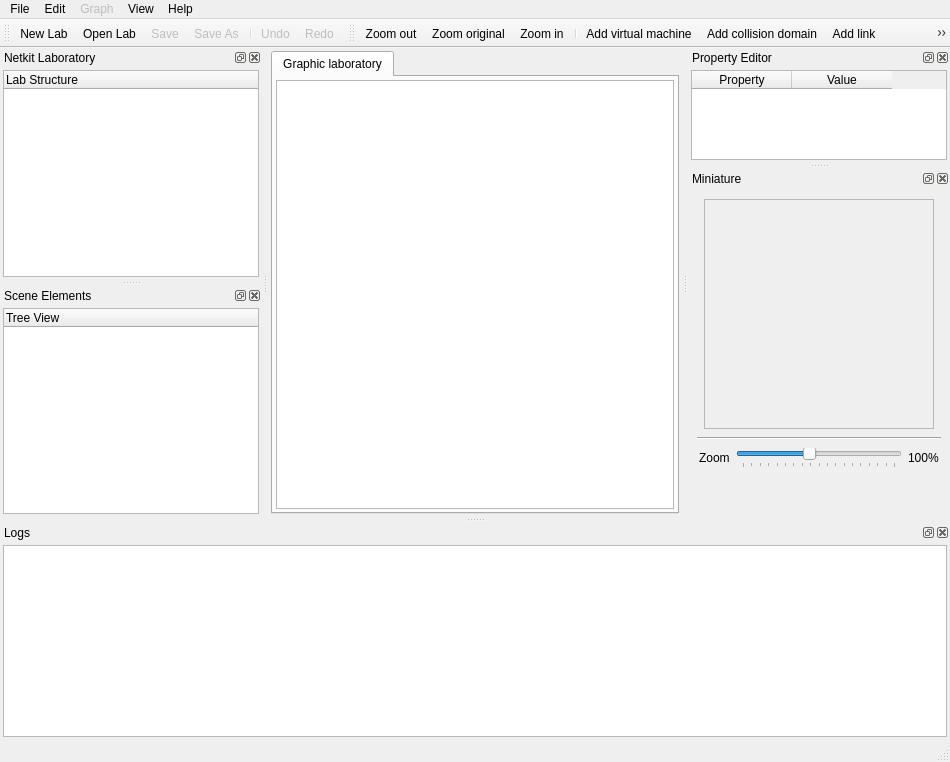
<ui version="4.0" >
 <class>NetkitMainWindow</class>
 <widget class="QMainWindow" name="NetkitMainWindow" >
  <property name="geometry" >
   <rect>
    <x>0</x>
    <y>0</y>
    <width>950</width>
    <height>762</height>
   </rect>
  </property>
  <property name="windowTitle" >
   <string>Visual Netkit</string>
  </property>
  <property name="windowIcon" >
   <iconset resource="../resources/VisualNetkit.qrc" >
    <normaloff>:/big/visualnetkit</normaloff>:/big/visualnetkit</iconset>
  </property>
  <property name="dockOptions" >
   <set>QMainWindow::AllowTabbedDocks|QMainWindow::AnimatedDocks|QMainWindow::VerticalTabs</set>
  </property>
  <widget class="QWidget" name="centralwidget" >
   <property name="geometry" >
    <rect>
     <x>268</x>
     <y>68</y>
     <width>414</width>
     <height>449</height>
    </rect>
   </property>
   <layout class="QVBoxLayout" >
    <property name="spacing" >
     <number>3</number>
    </property>
    <property name="margin" >
     <number>3</number>
    </property>
    <item>
     <widget class="TabWidget" name="centralTabWidget" >
      <property name="currentIndex" >
       <number>0</number>
      </property>
      <widget class="QWidget" name="tabGraphic" >
       <property name="geometry" >
        <rect>
         <x>0</x>
         <y>0</y>
         <width>404</width>
         <height>416</height>
        </rect>
       </property>
       <attribute name="title" >
        <string>Graphic laboratory</string>
       </attribute>
       <layout class="QVBoxLayout" >
        <property name="spacing" >
         <number>0</number>
        </property>
        <property name="margin" >
         <number>3</number>
        </property>
        <item>
         <widget class="GraphicsView" name="graphicsView" />
        </item>
       </layout>
      </widget>
     </widget>
    </item>
   </layout>
  </widget>
  <widget class="QMenuBar" name="menubar" >
   <property name="geometry" >
    <rect>
     <x>0</x>
     <y>0</y>
     <width>950</width>
     <height>29</height>
    </rect>
   </property>
   <widget class="QMenu" name="menuFile" >
    <property name="title" >
     <string>File</string>
    </property>
    <widget class="QMenu" name="menuHistory" >
     <property name="title" >
      <string>Recent Labs</string>
     </property>
     <addaction name="separator" />
    </widget>
    <addaction name="actionNewLab" />
    <addaction name="actionOpenLab" />
    <addaction name="menuHistory" />
    <addaction name="separator" />
    <addaction name="actionSave" />
    <addaction name="actionSaveAs" />
    <addaction name="separator" />
    <addaction name="actionCloseLab" />
    <addaction name="separator" />
    <addaction name="actionQuit" />
   </widget>
   <widget class="QMenu" name="menuEdit" >
    <property name="title" >
     <string>Edit</string>
    </property>
    <widget class="QMenu" name="menuWindow" >
     <property name="title" >
      <string>Window</string>
     </property>
     <addaction name="actionFullScreenMode" />
    </widget>
    <addaction name="actionUndo" />
    <addaction name="actionRedo" />
    <addaction name="separator" />
    <addaction name="menuWindow" />
   </widget>
   <widget class="QMenu" name="menuGraph" >
    <property name="enabled" >
     <bool>false</bool>
    </property>
    <property name="title" >
     <string>Graph</string>
    </property>
    <widget class="QMenu" name="menuZoom" >
     <property name="enabled" >
      <bool>false</bool>
     </property>
     <property name="title" >
      <string>Zoom</string>
     </property>
     <addaction name="actionZoomIn" />
     <addaction name="actionZoomOut" />
     <addaction name="actionZoomOriginal" />
    </widget>
    <widget class="QMenu" name="menuExportAs" >
     <property name="title" >
      <string>Export as...</string>
     </property>
     <addaction name="actionSVGImage" />
     <addaction name="actionPDFImage" />
     <addaction name="actionPNGImage" />
    </widget>
    <widget class="QMenu" name="menuSize" >
     <property name="title" >
      <string>Scene size</string>
     </property>
     <addaction name="actionSmall" />
     <addaction name="actionNormal" />
     <addaction name="actionBig" />
     <addaction name="actionHuge" />
    </widget>
    <addaction name="menuZoom" />
    <addaction name="menuSize" />
    <addaction name="separator" />
    <addaction name="actionAddVirtualMachine" />
    <addaction name="actionAddCollisionDomain" />
    <addaction name="actionAddLink" />
    <addaction name="actionAddArea" />
    <addaction name="actionManageGraph" />
    <addaction name="actionSelectionTool" />
    <addaction name="separator" />
    <addaction name="menuExportAs" />
   </widget>
   <widget class="QMenu" name="menuHelp" >
    <property name="title" >
     <string>Help</string>
    </property>
    <addaction name="actionAboutVisualNetkit" />
   </widget>
   <widget class="QMenu" name="menuView" >
    <property name="title" >
     <string>View</string>
    </property>
   </widget>
   <addaction name="menuFile" />
   <addaction name="menuEdit" />
   <addaction name="menuGraph" />
   <addaction name="menuView" />
   <addaction name="menuHelp" />
  </widget>
  <widget class="QStatusBar" name="statusbar" >
   <property name="geometry" >
    <rect>
     <x>0</x>
     <y>740</y>
     <width>950</width>
     <height>22</height>
    </rect>
   </property>
  </widget>
  <widget class="QToolBar" name="toolBarGeneralActions" >
   <property name="geometry" >
    <rect>
     <x>0</x>
     <y>29</y>
     <width>228</width>
     <height>39</height>
    </rect>
   </property>
   <property name="windowTitle" >
    <string>General Toolbar</string>
   </property>
   <attribute name="toolBarArea" >
    <enum>TopToolBarArea</enum>
   </attribute>
   <attribute name="toolBarBreak" >
    <bool>false</bool>
   </attribute>
   <addaction name="actionNewLab" />
   <addaction name="actionOpenLab" />
   <addaction name="actionSave" />
   <addaction name="actionSaveAs" />
   <addaction name="separator" />
   <addaction name="actionUndo" />
   <addaction name="actionRedo" />
  </widget>
  <widget class="QDockWidget" name="dockLab" >
   <property name="geometry" >
    <rect>
     <x>0</x>
     <y>68</y>
     <width>262</width>
     <height>222</height>
    </rect>
   </property>
   <property name="floating" >
    <bool>false</bool>
   </property>
   <property name="features" >
    <set>QDockWidget::AllDockWidgetFeatures</set>
   </property>
   <property name="allowedAreas" >
    <set>Qt::AllDockWidgetAreas</set>
   </property>
   <property name="windowTitle" >
    <string>Netkit Laboratory</string>
   </property>
   <attribute name="dockWidgetArea" >
    <number>1</number>
   </attribute>
   <widget class="QWidget" name="dockWidgetContents" >
    <property name="geometry" >
     <rect>
      <x>0</x>
      <y>20</y>
      <width>262</width>
      <height>202</height>
     </rect>
    </property>
    <layout class="QVBoxLayout" >
     <property name="margin" >
      <number>3</number>
     </property>
     <item>
      <widget class="QTreeWidget" name="labTree" >
       <property name="frameShape" >
        <enum>QFrame::StyledPanel</enum>
       </property>
       <property name="frameShadow" >
        <enum>QFrame::Sunken</enum>
       </property>
       <property name="columnCount" >
        <number>1</number>
       </property>
       <column>
        <property name="text" >
         <string>Lab Structure</string>
        </property>
       </column>
      </widget>
     </item>
    </layout>
   </widget>
  </widget>
  <widget class="QDockWidget" name="dockProperty" >
   <property name="geometry" >
    <rect>
     <x>688</x>
     <y>68</y>
     <width>262</width>
     <height>120</height>
    </rect>
   </property>
   <property name="allowedAreas" >
    <set>Qt::AllDockWidgetAreas</set>
   </property>
   <property name="windowTitle" >
    <string>Property Editor</string>
   </property>
   <attribute name="dockWidgetArea" >
    <number>2</number>
   </attribute>
   <widget class="QWidget" name="dockWidgetContents_4" >
    <property name="geometry" >
     <rect>
      <x>0</x>
      <y>20</y>
      <width>262</width>
      <height>100</height>
     </rect>
    </property>
    <layout class="QVBoxLayout" >
     <property name="margin" >
      <number>3</number>
     </property>
     <item>
      <widget class="QTableWidget" name="propertyTable" >
       <property name="alternatingRowColors" >
        <bool>true</bool>
       </property>
       <property name="showGrid" >
        <bool>true</bool>
       </property>
       <property name="wordWrap" >
        <bool>false</bool>
       </property>
       <column>
        <property name="text" >
         <string>Property</string>
        </property>
       </column>
       <column>
        <property name="text" >
         <string>Value</string>
        </property>
       </column>
      </widget>
     </item>
    </layout>
   </widget>
  </widget>
  <widget class="QDockWidget" name="dockMiniature" >
   <property name="geometry" >
    <rect>
     <x>688</x>
     <y>194</y>
     <width>262</width>
     <height>323</height>
    </rect>
   </property>
   <property name="sizePolicy" >
    <sizepolicy vsizetype="Fixed" hsizetype="Preferred" >
     <horstretch>0</horstretch>
     <verstretch>0</verstretch>
    </sizepolicy>
   </property>
   <property name="maximumSize" >
    <size>
     <width>16777215</width>
     <height>16777215</height>
    </size>
   </property>
   <property name="windowTitle" >
    <string>Miniature</string>
   </property>
   <attribute name="dockWidgetArea" >
    <number>2</number>
   </attribute>
   <widget class="QWidget" name="dockWidgetContents_6" >
    <property name="geometry" >
     <rect>
      <x>0</x>
      <y>20</y>
      <width>262</width>
      <height>303</height>
     </rect>
    </property>
    <layout class="QVBoxLayout" >
     <item>
      <layout class="QHBoxLayout" >
       <property name="margin" >
        <number>2</number>
       </property>
       <item>
        <widget class="QGraphicsView" name="labMiniature" >
         <property name="enabled" >
          <bool>false</bool>
         </property>
         <property name="minimumSize" >
          <size>
           <width>230</width>
           <height>230</height>
          </size>
         </property>
         <property name="maximumSize" >
          <size>
           <width>230</width>
           <height>230</height>
          </size>
         </property>
        </widget>
       </item>
      </layout>
     </item>
     <item>
      <widget class="Line" name="line" >
       <property name="orientation" >
        <enum>Qt::Horizontal</enum>
       </property>
      </widget>
     </item>
     <item>
      <layout class="QHBoxLayout" >
       <property name="leftMargin" >
        <number>2</number>
       </property>
       <property name="topMargin" >
        <number>2</number>
       </property>
       <property name="rightMargin" >
        <number>2</number>
       </property>
       <property name="bottomMargin" >
        <number>0</number>
       </property>
       <item>
        <widget class="QLabel" name="label" >
         <property name="text" >
          <string>Zoom</string>
         </property>
        </widget>
       </item>
       <item>
        <widget class="QSlider" name="zoomSlider" >
         <property name="minimum" >
          <number>20</number>
         </property>
         <property name="maximum" >
          <number>200</number>
         </property>
         <property name="singleStep" >
          <number>10</number>
         </property>
         <property name="value" >
          <number>99</number>
         </property>
         <property name="orientation" >
          <enum>Qt::Horizontal</enum>
         </property>
         <property name="tickPosition" >
          <enum>QSlider::TicksBelow</enum>
         </property>
         <property name="tickInterval" >
          <number>10</number>
         </property>
        </widget>
       </item>
       <item>
        <widget class="QLabel" name="zoomLabel" >
         <property name="text" >
          <string>100%</string>
         </property>
        </widget>
       </item>
      </layout>
     </item>
     <item>
      <spacer name="verticalSpacer" >
       <property name="orientation" >
        <enum>Qt::Vertical</enum>
       </property>
       <property name="sizeHint" stdset="0" >
        <size>
         <width>20</width>
         <height>40</height>
        </size>
       </property>
      </spacer>
     </item>
    </layout>
   </widget>
  </widget>
  <widget class="QDockWidget" name="dockTreeView" >
   <property name="geometry" >
    <rect>
     <x>0</x>
     <y>296</y>
     <width>262</width>
     <height>221</height>
    </rect>
   </property>
   <property name="windowTitle" >
    <string>Scene Elements</string>
   </property>
   <attribute name="dockWidgetArea" >
    <number>1</number>
   </attribute>
   <widget class="QWidget" name="dockWidgetContents_2" >
    <property name="geometry" >
     <rect>
      <x>0</x>
      <y>20</y>
      <width>262</width>
      <height>201</height>
     </rect>
    </property>
    <layout class="QVBoxLayout" >
     <property name="margin" >
      <number>3</number>
     </property>
     <item>
      <widget class="QTreeWidget" name="sceneTree" >
       <property name="iconSize" >
        <size>
         <width>32</width>
         <height>32</height>
        </size>
       </property>
       <property name="columnCount" >
        <number>1</number>
       </property>
       <column>
        <property name="text" >
         <string>Tree View</string>
        </property>
       </column>
      </widget>
     </item>
    </layout>
   </widget>
  </widget>
  <widget class="QDockWidget" name="dockLog" >
   <property name="geometry" >
    <rect>
     <x>0</x>
     <y>523</y>
     <width>950</width>
     <height>217</height>
    </rect>
   </property>
   <property name="floating" >
    <bool>false</bool>
   </property>
   <property name="windowTitle" >
    <string>Logs</string>
   </property>
   <attribute name="dockWidgetArea" >
    <number>8</number>
   </attribute>
   <widget class="QWidget" name="dockWidgetContents_3" >
    <property name="geometry" >
     <rect>
      <x>0</x>
      <y>20</y>
      <width>950</width>
      <height>197</height>
     </rect>
    </property>
    <layout class="QVBoxLayout" >
     <property name="margin" >
      <number>3</number>
     </property>
     <item>
      <widget class="QTextEdit" name="logText" >
       <property name="cursor" stdset="0" >
        <cursorShape>ArrowCursor</cursorShape>
       </property>
       <property name="mouseTracking" >
        <bool>false</bool>
       </property>
       <property name="contextMenuPolicy" >
        <enum>Qt::DefaultContextMenu</enum>
       </property>
       <property name="acceptDrops" >
        <bool>false</bool>
       </property>
       <property name="undoRedoEnabled" >
        <bool>false</bool>
       </property>
       <property name="readOnly" >
        <bool>true</bool>
       </property>
      </widget>
     </item>
    </layout>
   </widget>
  </widget>
  <widget class="QToolBar" name="toolBarDrawing" >
   <property name="enabled" >
    <bool>true</bool>
   </property>
   <property name="geometry" >
    <rect>
     <x>228</x>
     <y>29</y>
     <width>722</width>
     <height>39</height>
    </rect>
   </property>
   <property name="windowTitle" >
    <string>Drawing Toolbar</string>
   </property>
   <attribute name="toolBarArea" >
    <enum>TopToolBarArea</enum>
   </attribute>
   <attribute name="toolBarBreak" >
    <bool>false</bool>
   </attribute>
   <addaction name="actionZoomOut" />
   <addaction name="actionZoomOriginal" />
   <addaction name="actionZoomIn" />
   <addaction name="separator" />
   <addaction name="actionAddVirtualMachine" />
   <addaction name="actionAddCollisionDomain" />
   <addaction name="actionAddLink" />
   <addaction name="actionAddArea" />
   <addaction name="actionManageGraph" />
   <addaction name="actionSelectionTool" />
  </widget>
  <action name="actionNetkit_Lab" >
   <property name="checkable" >
    <bool>true</bool>
   </property>
   <property name="checked" >
    <bool>true</bool>
   </property>
   <property name="text" >
    <string>Netkit Lab</string>
   </property>
  </action>
  <action name="actionMiniature" >
   <property name="checkable" >
    <bool>true</bool>
   </property>
   <property name="checked" >
    <bool>true</bool>
   </property>
   <property name="text" >
    <string>Miniature</string>
   </property>
  </action>
  <action name="actionProperty_Editor" >
   <property name="checkable" >
    <bool>true</bool>
   </property>
   <property name="checked" >
    <bool>true</bool>
   </property>
   <property name="text" >
    <string>Property Editor</string>
   </property>
  </action>
  <action name="actionTree_View" >
   <property name="checkable" >
    <bool>true</bool>
   </property>
   <property name="checked" >
    <bool>true</bool>
   </property>
   <property name="text" >
    <string>Tree View</string>
   </property>
  </action>
  <action name="actionLog_Panel" >
   <property name="checkable" >
    <bool>true</bool>
   </property>
   <property name="text" >
    <string>Log Panel</string>
   </property>
  </action>
  <action name="actionAboutVisualNetkit" >
   <property name="text" >
    <string>About Visual Netkit</string>
   </property>
  </action>
  <action name="actionNewLab" >
   <property name="icon" >
    <iconset resource="../resources/VisualNetkit.qrc" >
     <normaloff>:/menu/new_icon</normaloff>:/menu/new_icon</iconset>
   </property>
   <property name="text" >
    <string>New Lab</string>
   </property>
   <property name="shortcut" >
    <string>Ctrl+N</string>
   </property>
  </action>
  <action name="actionOpenLab" >
   <property name="icon" >
    <iconset resource="../resources/VisualNetkit.qrc" >
     <normaloff>:/menu/open_icon</normaloff>:/menu/open_icon</iconset>
   </property>
   <property name="text" >
    <string>Open Lab</string>
   </property>
   <property name="shortcut" >
    <string>Ctrl+O</string>
   </property>
  </action>
  <action name="actionClearMenu" >
   <property name="text" >
    <string>Clear Menu</string>
   </property>
  </action>
  <action name="actionSave" >
   <property name="enabled" >
    <bool>false</bool>
   </property>
   <property name="icon" >
    <iconset resource="../resources/VisualNetkit.qrc" >
     <normaloff>:/menu/save_icon</normaloff>:/menu/save_icon</iconset>
   </property>
   <property name="text" >
    <string>Save</string>
   </property>
   <property name="shortcut" >
    <string>Ctrl+S</string>
   </property>
  </action>
  <action name="actionSaveAs" >
   <property name="enabled" >
    <bool>false</bool>
   </property>
   <property name="icon" >
    <iconset resource="../resources/VisualNetkit.qrc" >
     <normaloff>:/menu/save_as_icon</normaloff>:/menu/save_as_icon</iconset>
   </property>
   <property name="text" >
    <string>Save As...</string>
   </property>
  </action>
  <action name="actionCloseLab" >
   <property name="enabled" >
    <bool>false</bool>
   </property>
   <property name="icon" >
    <iconset resource="../resources/VisualNetkit.qrc" >
     <normaloff>:/menu/close_icon</normaloff>:/menu/close_icon</iconset>
   </property>
   <property name="text" >
    <string>Close Lab</string>
   </property>
   <property name="shortcut" >
    <string>Ctrl+W</string>
   </property>
  </action>
  <action name="actionQuit" >
   <property name="icon" >
    <iconset resource="../resources/VisualNetkit.qrc" >
     <normaloff>:/menu/quit_icon</normaloff>:/menu/quit_icon</iconset>
   </property>
   <property name="text" >
    <string>Quit</string>
   </property>
   <property name="shortcut" >
    <string>Ctrl+Q</string>
   </property>
   <property name="menuRole" >
    <enum>QAction::QuitRole</enum>
   </property>
  </action>
  <action name="actionUndo" >
   <property name="enabled" >
    <bool>false</bool>
   </property>
   <property name="icon" >
    <iconset resource="../resources/VisualNetkit.qrc" >
     <normaloff>:/menu/undo_icon</normaloff>:/menu/undo_icon</iconset>
   </property>
   <property name="text" >
    <string>Undo</string>
   </property>
   <property name="shortcut" >
    <string>Ctrl+Z</string>
   </property>
  </action>
  <action name="actionRedo" >
   <property name="enabled" >
    <bool>false</bool>
   </property>
   <property name="icon" >
    <iconset resource="../resources/VisualNetkit.qrc" >
     <normaloff>:/menu/redo_icon</normaloff>:/menu/redo_icon</iconset>
   </property>
   <property name="text" >
    <string>Redo</string>
   </property>
   <property name="shortcut" >
    <string>Ctrl+Shift+Z</string>
   </property>
  </action>
  <action name="actionZoomIn" >
   <property name="enabled" >
    <bool>true</bool>
   </property>
   <property name="icon" >
    <iconset resource="../resources/VisualNetkit.qrc" >
     <normaloff>:/menu/zoom_in_icon</normaloff>:/menu/zoom_in_icon</iconset>
   </property>
   <property name="text" >
    <string>Zoom in</string>
   </property>
   <property name="shortcut" >
    <string>Ctrl++</string>
   </property>
  </action>
  <action name="actionZoomOut" >
   <property name="enabled" >
    <bool>true</bool>
   </property>
   <property name="icon" >
    <iconset resource="../resources/VisualNetkit.qrc" >
     <normaloff>:/menu/zoom_out_icon</normaloff>:/menu/zoom_out_icon</iconset>
   </property>
   <property name="text" >
    <string>Zoom out</string>
   </property>
   <property name="shortcut" >
    <string>Ctrl+-</string>
   </property>
  </action>
  <action name="actionZoomOriginal" >
   <property name="enabled" >
    <bool>true</bool>
   </property>
   <property name="icon" >
    <iconset resource="../resources/VisualNetkit.qrc" >
     <normaloff>:/menu/zoom_original_icon</normaloff>:/menu/zoom_original_icon</iconset>
   </property>
   <property name="text" >
    <string>Zoom original</string>
   </property>
   <property name="shortcut" >
    <string>Ctrl+0</string>
   </property>
  </action>
  <action name="actionAddVirtualMachine" >
   <property name="checkable" >
    <bool>true</bool>
   </property>
   <property name="enabled" >
    <bool>true</bool>
   </property>
   <property name="icon" >
    <iconset resource="../resources/VisualNetkit.qrc" >
     <normaloff>:/menu/vm_icon</normaloff>:/menu/vm_icon</iconset>
   </property>
   <property name="text" >
    <string>Add virtual machine</string>
   </property>
   <property name="autoRepeat" >
    <bool>true</bool>
   </property>
  </action>
  <action name="actionAddCollisionDomain" >
   <property name="checkable" >
    <bool>true</bool>
   </property>
   <property name="enabled" >
    <bool>true</bool>
   </property>
   <property name="icon" >
    <iconset resource="../resources/VisualNetkit.qrc" >
     <normaloff>:/menu/cd_icon</normaloff>:/menu/cd_icon</iconset>
   </property>
   <property name="text" >
    <string>Add collision domain</string>
   </property>
  </action>
  <action name="actionSVGImage" >
   <property name="enabled" >
    <bool>true</bool>
   </property>
   <property name="text" >
    <string>SVG file</string>
   </property>
  </action>
  <action name="actionPDFImage" >
   <property name="enabled" >
    <bool>true</bool>
   </property>
   <property name="text" >
    <string>PDF (A4) file</string>
   </property>
  </action>
  <action name="actionSmall" >
   <property name="checkable" >
    <bool>true</bool>
   </property>
   <property name="text" >
    <string>Small</string>
   </property>
   <property name="toolTip" >
    <string>Small (500x500)</string>
   </property>
  </action>
  <action name="actionNormal" >
   <property name="checkable" >
    <bool>true</bool>
   </property>
   <property name="checked" >
    <bool>true</bool>
   </property>
   <property name="text" >
    <string>Normal</string>
   </property>
   <property name="toolTip" >
    <string>Normal (1000x1000)</string>
   </property>
  </action>
  <action name="actionBig" >
   <property name="checkable" >
    <bool>true</bool>
   </property>
   <property name="text" >
    <string>Big</string>
   </property>
   <property name="toolTip" >
    <string>Big (2000x2000)</string>
   </property>
  </action>
  <action name="actionHuge" >
   <property name="checkable" >
    <bool>true</bool>
   </property>
   <property name="text" >
    <string>Huge</string>
   </property>
   <property name="toolTip" >
    <string>Huge (4000x4000)</string>
   </property>
  </action>
  <action name="actionManageGraph" >
   <property name="checkable" >
    <bool>true</bool>
   </property>
   <property name="icon" >
    <iconset resource="../resources/VisualNetkit.qrc" >
     <normaloff>:/menu/mouse_icon</normaloff>:/menu/mouse_icon</iconset>
   </property>
   <property name="text" >
    <string>Manage graph</string>
   </property>
  </action>
  <action name="actionAddLink" >
   <property name="checkable" >
    <bool>true</bool>
   </property>
   <property name="icon" >
    <iconset resource="../resources/VisualNetkit.qrc" >
     <normaloff>:/menu/link_icon</normaloff>:/menu/link_icon</iconset>
   </property>
   <property name="text" >
    <string>Add link</string>
   </property>
  </action>
  <action name="actionSelectionTool" >
   <property name="checkable" >
    <bool>true</bool>
   </property>
   <property name="icon" >
    <iconset resource="../resources/VisualNetkit.qrc" >
     <normaloff>:/menu/selection</normaloff>:/menu/selection</iconset>
   </property>
   <property name="text" >
    <string>Selection tool</string>
   </property>
  </action>
  <action name="actionPNGImage" >
   <property name="text" >
    <string>PNG image</string>
   </property>
  </action>
  <action name="actionFullScreenMode" >
   <property name="checkable" >
    <bool>true</bool>
   </property>
   <property name="icon" >
    <iconset resource="../resources/VisualNetkit.qrc" >
     <normaloff>:/menu/fullscreen_icon</normaloff>:/menu/fullscreen_icon</iconset>
   </property>
   <property name="text" >
    <string>Full screen mode</string>
   </property>
   <property name="shortcut" >
    <string>F11</string>
   </property>
  </action>
  <action name="actionAddArea" >
   <property name="checkable" >
    <bool>true</bool>
   </property>
   <property name="icon" >
    <iconset resource="../resources/VisualNetkit.qrc" >
     <normaloff>:/menu/area</normaloff>:/menu/area</iconset>
   </property>
   <property name="text" >
    <string>Add area</string>
   </property>
  </action>
 </widget>
 <customwidgets>
  <customwidget>
   <class>GraphicsView</class>
   <extends>QGraphicsView</extends>
   <header>gui/GraphicsView.h</header>
  </customwidget>
  <customwidget>
   <class>TabWidget</class>
   <extends>QTabWidget</extends>
   <header>gui/TabWidget.h</header>
   <container>1</container>
  </customwidget>
 </customwidgets>
 <resources>
  <include location="../resources/VisualNetkit.qrc" />
 </resources>
 <connections>
  <connection>
   <sender>actionQuit</sender>
   <signal>triggered()</signal>
   <receiver>NetkitMainWindow</receiver>
   <slot>close()</slot>
   <hints>
    <hint type="sourcelabel" >
     <x>-1</x>
     <y>-1</y>
    </hint>
    <hint type="destinationlabel" >
     <x>512</x>
     <y>380</y>
    </hint>
   </hints>
  </connection>
 </connections>
</ui>
